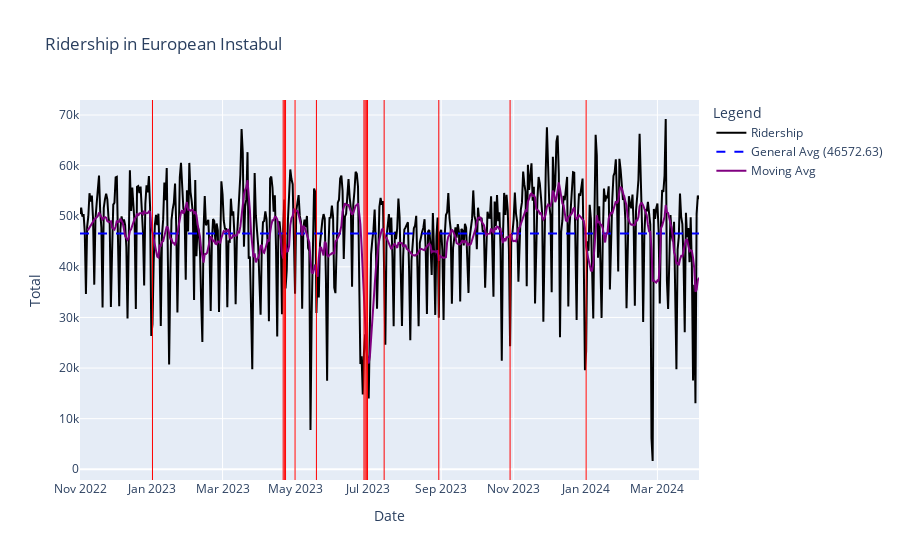

Write notebook code for a chart like this one.
### Markdown cell above
# Chart

### Code cell
import pandas as pd
import plotly.graph_objects as go
from plotly.subplots import make_subplots



mean = df['TI_Av'].mean()
rolling_mean = df['TI_Av'].rolling(7).mean()


fig = make_subplots(rows=1, cols=1)


fig.add_trace(go.Scatter(
    x=df.index, 
    y=df['TI_Av'], 
    mode='lines', 
    name="Ridership", 
    line=dict(color='black'),
    hovertemplate='<b>Data:</b> %{x|%d-%m-%Y}<br><b>Ridership:</b> %{y}<extra></extra>'
))

fig.add_trace(go.Scatter(x=df.index, y=[mean] * len(df), mode='lines', name=f"General Avg ({mean:.2f})", line=dict(dash='dash', color='blue')))
fig.add_trace(go.Scatter(x=df.index, y=rolling_mean, mode='lines', name="Moving Avg", line=dict(color='purple')))




event_dates = df[df['Holiday'] == 1]
for event_date in event_dates.index:
    fig.add_vline(x=event_date, line_width=1, line_color='red')


fig.update_layout(
    title="Ridership in European Instabul",
    xaxis_title="Date",
    yaxis_title="Total",
    legend_title="Legend",
    hovermode='x unified'
)

fig.show()

### Figure 1 — Plotly figure (JSON) as saved in the notebook; plotly's stock layout.template omitted (floating-point values rounded to 4 significant figures; data arrays with more than 128 entries replaced by an {"elided": "..."} marker saying what was removed)
{"data": [{"hovertemplate": "<b>Data:</b> %{x|%d-%m-%Y}<br><b>Ridership:</b> %{y}<extra></extra>", "line": {"color": "black"}, "mode": "lines", "name": "Ridership", "type": "scatter", "x": {"elided": "522 str values"}, "y": {"elided": "522 int values"}}, {"line": {"color": "blue", "dash": "dash"}, "mode": "lines", "name": "General Avg (46572.63)", "type": "scatter", "x": {"elided": "522 str values"}, "y": {"elided": "522 float values"}}, {"line": {"color": "purple"}, "mode": "lines", "name": "Moving Avg", "type": "scatter", "x": {"elided": "522 str values"}, "y": {"elided": "522 float values"}}], "layout": {"hovermode": "x unified", "legend": {"title": {"text": "Legend"}}, "shapes": [{"line": {"color": "red", "width": 1}, "type": "line", "x0": "2023-01-01T00:00:00", "x1": "2023-01-01T00:00:00", "xref": "x", "y0": 0, "y1": 1, "yref": "y domain"}, {"line": {"color": "red", "width": 1}, "type": "line", "x0": "2023-04-21T00:00:00", "x1": "2023-04-21T00:00:00", "xref": "x", "y0": 0, "y1": 1, "yref": "y domain"}, {"line": {"color": "red", "width": 1}, "type": "line", "x0": "2023-04-22T00:00:00", "x1": "2023-04-22T00:00:00", "xref": "x", "y0": 0, "y1": 1, "yref": "y domain"}, {"line": {"color": "red", "width": 1}, "type": "line", "x0": "2023-04-23T00:00:00", "x1": "2023-04-23T00:00:00", "xref": "x", "y0": 0, "y1": 1, "yref": "y domain"}, {"line": {"color": "red", "width": 1}, "type": "line", "x0": "2023-05-01T00:00:00", "x1": "2023-05-01T00:00:00", "xref": "x", "y0": 0, "y1": 1, "yref": "y domain"}, {"line": {"color": "red", "width": 1}, "type": "line", "x0": "2023-05-19T00:00:00", "x1": "2023-05-19T00:00:00", "xref": "x", "y0": 0, "y1": 1, "yref": "y domain"}, {"line": {"color": "red", "width": 1}, "type": "line", "x0": "2023-06-28T00:00:00", "x1": "2023-06-28T00:00:00", "xref": "x", "y0": 0, "y1": 1, "yref": "y domain"}, {"line": {"color": "red", "width": 1}, "type": "line", "x0": "2023-06-29T00:00:00", "x1": "2023-06-29T00:00:00", "xref": "x", "y0": 0, "y1": 1, "yref": "y domain"}, {"line": {"color": "red", "width": 1}, "type": "line", "x0": "2023-06-30T00:00:00", "x1": "2023-06-30T00:00:00", "xref": "x", "y0": 0, "y1": 1, "yref": "y domain"}, {"line": {"color": "red", "width": 1}, "type": "line", "x0": "2023-07-01T00:00:00", "x1": "2023-07-01T00:00:00", "xref": "x", "y0": 0, "y1": 1, "yref": "y domain"}, {"line": {"color": "red", "width": 1}, "type": "line", "x0": "2023-07-15T00:00:00", "x1": "2023-07-15T00:00:00", "xref": "x", "y0": 0, "y1": 1, "yref": "y domain"}, {"line": {"color": "red", "width": 1}, "type": "line", "x0": "2023-08-30T00:00:00", "x1": "2023-08-30T00:00:00", "xref": "x", "y0": 0, "y1": 1, "yref": "y domain"}, {"line": {"color": "red", "width": 1}, "type": "line", "x0": "2023-10-29T00:00:00", "x1": "2023-10-29T00:00:00", "xref": "x", "y0": 0, "y1": 1, "yref": "y domain"}, {"line": {"color": "red", "width": 1}, "type": "line", "x0": "2024-01-01T00:00:00", "x1": "2024-01-01T00:00:00", "xref": "x", "y0": 0, "y1": 1, "yref": "y domain"}], "title": {"text": "Ridership in European Instabul"}, "xaxis": {"anchor": "y", "domain": [0, 1], "title": {"text": "Date"}}, "yaxis": {"anchor": "x", "domain": [0, 1], "title": {"text": "Total"}}}}
